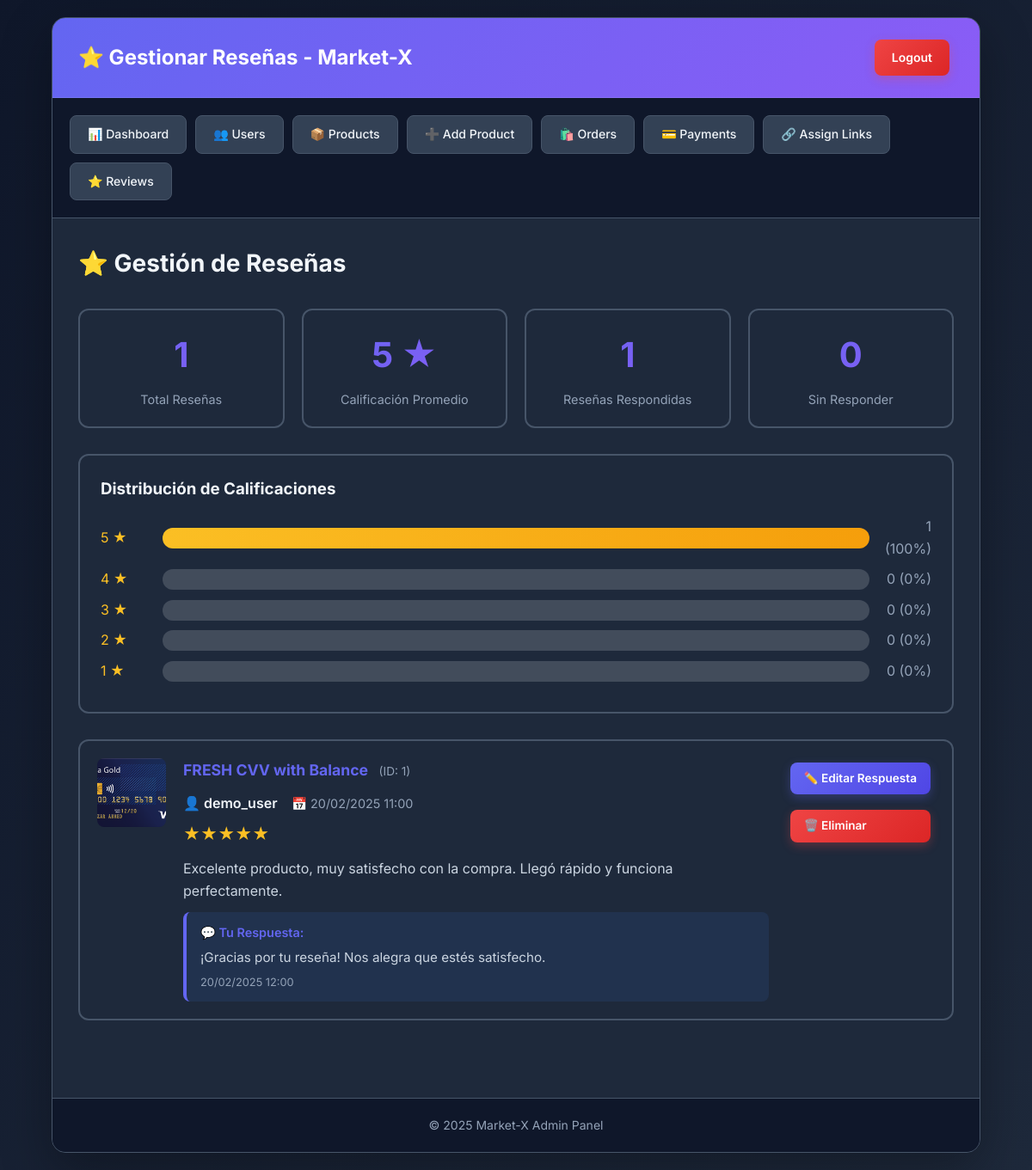
The page /dn/admin/manage_reviews.php (signed in) on the database its author committed.
### tables this page shows
CREATE TABLE `reviews` (
  `id` int(11) NOT NULL,
  `product_id` int(11) NOT NULL,
  `user_id` int(11) NOT NULL,
  `order_id` int(11) NOT NULL,
  `rating` int(11) NOT NULL CHECK (`rating` >= 1 AND `rating` <= 5),
  `comment` text NOT NULL,
  `created_at` timestamp NOT NULL DEFAULT current_timestamp(),
  `admin_response` text DEFAULT NULL,
  `admin_response_at` timestamp NULL DEFAULT NULL
);

CREATE TABLE `products` (
  `id` int(11) NOT NULL,
  `name` varchar(100) NOT NULL,
  `description` text NOT NULL,
  `price` decimal(10,2) NOT NULL,
  `image` varchar(255) NOT NULL,
  `created_at` timestamp NOT NULL DEFAULT current_timestamp(),
  `type` enum('physical','digital') DEFAULT 'physical',
  `digital_link` varchar(500) DEFAULT NULL
);

CREATE TABLE `users` (
  `id` int(11) NOT NULL,
  `username` varchar(50) NOT NULL,
  `password` varchar(255) NOT NULL,
  `email` varchar(100) NOT NULL,
  `created_at` timestamp NOT NULL DEFAULT current_timestamp()
);

### dn/admin/manage_reviews.php (the view, shortened to what this page needs)
<?php
require_once '../includes/db.php';
$stmt = $conn->prepare("
    SELECT
        r.*,
        u.username,
        p.name as product_name,
        p.image as product_image
    FROM reviews r
    JOIN users u ON r.user_id = u.id
    JOIN products p ON r.product_id = p.id
    ORDER BY r.created_at DESC
");
$stmt->execute();
$reviews = $stmt->fetchAll(PDO::FETCH_ASSOC);
$total_reviews = count($reviews);
$average_rating = 0;
$rating_distribution = [5 => 0, 4 => 0, 3 => 0, 2 => 0, 1 => 0];
if ($total_reviews > 0) {
    $total_rating = 0;
    foreach ($reviews as $review) {
        $total_rating += $review['rating'];
        $rating_distribution[$review['rating']]++;
    }
    $average_rating = round($total_rating / $total_reviews, 2);
}
$reviews_with_response = 0;
foreach ($reviews as $review) {
    if (!empty($review['admin_response'])) {
        $reviews_with_response++;
    }
}
?>
<!DOCTYPE html>
<html lang="es">
<head>
    <link rel="stylesheet" href="modern-admin-styles.css">
</head>
<body>
    <div class="window">
        <div class="title-bar">
            <span>⭐ Gestionar Reseñas - Market-X</span>
            <div class="buttons">
                <a href="login.php?logout=true" class="button danger">Logout</a>
            </div>
        </div>
        <div class="nav-menu">
            <a href="index.php">📊 Dashboard</a>
            <a href="manage_users.php">👥 Users</a>
            <a href="manage_products.php">📦 Products</a>
            <a href="add_product.php">➕ Add Product</a>
            <a href="admin_orders.php">🛍️ Orders</a>
            <a href="manage_payments.php">💳 Payments</a>
            <a href="assign_download_link.php">🔗 Assign Links</a>
            <a href="manage_reviews.php" class="active">⭐ Reviews</a>
        </div>
        <div class="content">
            <h2 style="margin-bottom: 24px; font-size: 1.75rem;">⭐ Gestión de Reseñas</h2>
            <div class="stats-grid">
                <div class="stat-card">
                    <div class="stat-value"><?php echo $total_reviews; ?></div>
                    <div class="stat-label">Total Reseñas</div>
                </div>
                <div class="stat-card">
                    <div class="stat-value" style="color: #fbbf24;"><?php echo $average_rating; ?> ★</div>
                    <div class="stat-label">Calificación Promedio</div>
                </div>
                <div class="stat-card">
                    <div class="stat-value"><?php echo $reviews_with_response; ?></div>
                    <div class="stat-label">Reseñas Respondidas</div>
                </div>
                <div class="stat-card">
                    <div class="stat-value"><?php echo $total_reviews - $reviews_with_response; ?></div>
                    <div class="stat-label">Sin Responder</div>
                </div>
            </div>
            <div style="background: var(--surface); border: 2px solid var(--border); border-radius: 12px; padding: 24px; margin-bottom: 30px;">
                <h3 style="margin-bottom: 16px;">Distribución de Calificaciones</h3>
                <?php for ($i = 5; $i >= 1; $i--): ?>
                    <div style="display: flex; align-items: center; gap: 12px; margin: 10px 0;">
                        <span style="color: #fbbf24; width: 60px;"><?php echo $i; ?> ★</span>
                        <div style="flex: 1; height: 24px; background: rgba(209, 213, 219, 0.2); border-radius: 12px; overflow: hidden;">
                            <div style="height: 100%; background: linear-gradient(90deg, #fbbf24, #f59e0b); width: <?php echo $total_reviews > 0 ? ($rating_distribution[$i] / $total_reviews * 100) : 0; ?>%; transition: width 0.3s ease;"></div>
                        </div>
                        <span style="width: 60px; text-align: right; color: var(--text-muted);"><?php echo $rating_distribution[$i]; ?> (<?php echo $total_reviews > 0 ? round($rating_distribution[$i] / $total_reviews * 100) : 0; ?>%)</span>
                    </div>
                <?php endfor; ?>
            </div>
            <?php if (empty($reviews)): ?>
                <p style="color: var(--text-muted); text-align: center; padding: 60px;">No hay reseñas todavía.</p>
            <?php else: ?>
                <?php foreach ($reviews as $review): ?>
                    <div class="review-card">
                        <div style="display: grid; grid-template-columns: auto 1fr auto; gap: 20px; align-items: start;">
                            <div>
                                <img src="../<?php echo htmlspecialchars($review['product_image']); ?>" alt="Product" style="width: 80px; height: 80px; object-fit: cover; border-radius: 8px;">
                            </div>
                            <div>
                                <div style="margin-bottom: 12px;">
                                    <strong style="font-size: 1.1rem; color: var(--primary);"><?php echo htmlspecialchars($review['product_name']); ?></strong>
                                    <span style="color: var(--text-muted); font-size: 0.85rem; margin-left: 8px;">(ID: <?php echo $review['product_id']; ?>)</span>
                                </div>
                                <div style="margin-bottom: 8px;">
                                    <span style="font-weight: 600;">👤 <?php echo htmlspecialchars($review['username']); ?></span>
                                    <span style="color: var(--text-muted); margin-left: 12px; font-size: 0.9rem;">📅 <?php echo date('d/m/Y H:i', strtotime($review['created_at'])); ?></span>
                                </div>
                                <div style="color: #fbbf24; font-size: 1.2rem; margin-bottom: 12px;">
                                    <?php
                                    for ($i = 1; $i <= 5; $i++) {
                                        echo $i <= $review['rating'] ? '★' : '☆';
                                    }
                                    ?>
                                </div>
                                <p style="color: var(--text-secondary); line-height: 1.6; margin-bottom: 12px;">
                                    <?php echo nl2br(htmlspecialchars($review['comment'])); ?>
                                </p>
                                <?php if (!empty($review['admin_response'])): ?>
                                    <div style="background: rgba(59, 130, 246, 0.1); border-left: 4px solid var(--primary); padding: 12px 16px; margin-top: 12px; border-radius: 8px;">
                                        <div style="font-weight: 600; color: var(--primary); margin-bottom: 6px; font-size: 0.9rem;">
                                            💬 Tu Respuesta:
                                        </div>
                                        <p style="color: var(--text-secondary); font-size: 0.95rem; margin: 0;">
                                            <?php echo nl2br(htmlspecialchars($review['admin_response'])); ?>
                                        </p>
                                        <div style="color: var(--text-muted); font-size: 0.8rem; margin-top: 6px;">
                                            <?php echo date('d/m/Y H:i', strtotime($review['admin_response_at'])); ?>
                                        </div>
                                    </div>
                                <?php endif; ?>
                            </div>
                            <div style="display: flex; flex-direction: column; gap: 8px;">
                                <?php if (empty($review['admin_response'])): ?>
                                    <a href="respond_review.php?id=<?php echo $review['id']; ?>" class="button" style="font-size: 0.85rem; padding: 8px 16px; white-space: nowrap;">
                                        💬 Responder
                                    </a>
                                <?php else: ?>
                                    <a href="respond_review.php?id=<?php echo $review['id']; ?>" class="button" style="font-size: 0.85rem; padding: 8px 16px; white-space: nowrap;">
                                        ✏️ Editar Respuesta
                                    </a>
                                <?php endif; ?>
                                <a href="delete_review.php?id=<?php echo $review['id']; ?>" class="button danger" style="font-size: 0.85rem; padding: 8px 16px; white-space: nowrap;" onclick="return confirm('¿Estás seguro de eliminar esta reseña?');">
                                    🗑️ Eliminar
                                </a>
                            </div>
                        </div>
                    </div>
                <?php endforeach; ?>
            <?php endif; ?>
        </div>
        <footer class="admin-footer">
            <p>© 2025 Market-X Admin Panel</p>
        </footer>
    </div>
</body>
</html>

### dn/admin/modern-admin-styles.css (style rules this page uses)
:root { --primary: #6366f1; --primary-dark: #4f46e5; --secondary: #8b5cf6; --accent: #ec4899; --success: #10b981; --error: #ef4444; --warning: #f59e0b; --bg-primary: #0f172a; --bg-secondary: #1e293b; --bg-card: #334155; --text-primary: #f1f5f9; --text-secondary: #cbd5e1; --text-muted: #94a3b8; --border: #475569; --shadow: rgba(0, 0, 0, 0.3); }
* { margin: 0; padding: 0; box-sizing: border-box; }
body { font-family: 'Inter', -apple-system, BlinkMacSystemFont, 'Segoe UI', sans-serif; background: linear-gradient(135deg, #0f172a 0%, #1e293b 100%); color: var(--text-primary); line-height: 1.6; min-height: 100vh; overflow-x: hidden; }
.window { width: 90%; max-width: 1400px; margin: 20px auto; background: var(--bg-secondary); border-radius: 16px; box-shadow: 0 20px 60px var(--shadow); overflow: hidden; border: 1px solid var(--border); }
.title-bar { background: linear-gradient(135deg, var(--primary), var(--secondary)); color: white; padding: 20px 30px; font-size: 1.5rem; font-weight: 700; display: flex; justify-content: space-between; align-items: center; border-bottom: 1px solid rgba(255, 255, 255, 0.1); }
.title-bar .buttons { display: flex; gap: 10px; }
.content { padding: 30px; }
.button { display: inline-block; padding: 10px 20px; background: linear-gradient(135deg, var(--primary), var(--primary-dark)); color: white; text-decoration: none; border-radius: 8px; font-size: 0.875rem; font-weight: 600; cursor: pointer; transition: all 0.3s ease; border: none; box-shadow: 0 4px 12px rgba(99, 102, 241, 0.3); margin: 5px; }
.button.danger { background: linear-gradient(135deg, var(--error), #dc2626); box-shadow: 0 4px 12px rgba(239, 68, 68, 0.3); }
.stats-grid { display: grid; grid-template-columns: repeat(auto-fit, minmax(250px, 1fr)); gap: 20px; margin: 30px 0; }
.stat-card { background: var(--bg-card); padding: 24px; border-radius: 12px; border: 1px solid var(--border); transition: all 0.3s ease; }
.nav-menu { display: flex; gap: 10px; flex-wrap: wrap; padding: 20px; background: var(--bg-primary); border-bottom: 1px solid var(--border); }
.nav-menu a { padding: 10px 20px; background: var(--bg-card); color: var(--text-primary); text-decoration: none; border-radius: 8px; font-size: 0.875rem; font-weight: 500; transition: all 0.3s ease; border: 1px solid var(--border); }
.admin-footer { background: var(--bg-primary); color: var(--text-muted); text-align: center; padding: 20px; margin-top: 40px; border-top: 1px solid var(--border); font-size: 0.875rem; }

### dn/admin/manage_reviews.php (style rules this page uses)
.stats-grid { display: grid; grid-template-columns: repeat(auto-fit, minmax(200px, 1fr)); gap: 20px; margin-bottom: 30px; }
.stat-card { background: linear-gradient(135deg, var(--surface), var(--bg-card)); border: 2px solid var(--border); border-radius: 12px; padding: 20px; text-align: center; transition: transform 0.3s ease; }
.stat-value { font-size: 2.5rem; font-weight: 700; background: linear-gradient(135deg, var(--primary), var(--secondary)); -webkit-background-clip: text; -webkit-text-fill-color: transparent; }
.stat-label { color: var(--text-muted); font-size: 0.9rem; margin-top: 8px; }
.review-card { background: var(--surface); border: 2px solid var(--border); border-radius: 12px; padding: 20px; margin-bottom: 20px; transition: all 0.3s ease; }

### rows shown on the page
reviews: product.image (picture), product.name "FRESH CVV with Balance", product "1", user.username "demo_user", created_at "20/02/2025 11:00", comment "Excelente producto, muy satisfecho con la compra. Llegó rápido y funciona perfectamente.", admin_response "¡Gracias por tu reseña! Nos alegra que estés satisfecho.", admin_response_at "20/02/2025 12:00"

### other values the page prints
$total_reviews "1"
$average_rating "5"
$reviews_with_response "1"
$total_reviews - $reviews_with_response "0"
$rating_distribution[$i] "1"
$rating_distribution[$i] / $total_reviews * 100 "100"
$rating_distribution[$i] "0"
$rating_distribution[$i] / $total_reviews * 100 "0"
